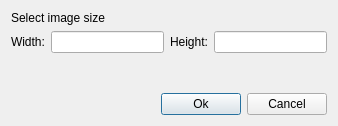
<ui version="4.0" >
 <class>ImageDialog</class>
 <widget class="QDialog" name="ImageDialog" >
  <property name="geometry" >
   <rect>
    <x>0</x>
    <y>0</y>
    <width>338</width>
    <height>126</height>
   </rect>
  </property>
  <property name="windowTitle" >
   <string>Set Image Size</string>
  </property>
  <layout class="QVBoxLayout" >
   <item>
    <layout class="QVBoxLayout" >
     <property name="spacing" >
      <number>6</number>
     </property>
     <property name="leftMargin" >
      <number>0</number>
     </property>
     <property name="topMargin" >
      <number>0</number>
     </property>
     <property name="rightMargin" >
      <number>0</number>
     </property>
     <property name="bottomMargin" >
      <number>0</number>
     </property>
     <item>
      <widget class="QLabel" name="label" >
       <property name="sizePolicy" >
        <sizepolicy vsizetype="Fixed" hsizetype="Fixed" >
         <horstretch>0</horstretch>
         <verstretch>0</verstretch>
        </sizepolicy>
       </property>
       <property name="text" >
        <string>Select image size</string>
       </property>
      </widget>
     </item>
     <item>
      <layout class="QHBoxLayout" >
       <property name="spacing" >
        <number>6</number>
       </property>
       <property name="leftMargin" >
        <number>0</number>
       </property>
       <property name="topMargin" >
        <number>0</number>
       </property>
       <property name="rightMargin" >
        <number>0</number>
       </property>
       <property name="bottomMargin" >
        <number>0</number>
       </property>
       <item>
        <widget class="QLabel" name="label_2" >
         <property name="text" >
          <string>Width:</string>
         </property>
        </widget>
       </item>
       <item>
        <widget class="QLineEdit" name="widthEdit" />
       </item>
       <item>
        <widget class="QLabel" name="label_3" >
         <property name="text" >
          <string>Height:</string>
         </property>
        </widget>
       </item>
       <item>
        <widget class="QLineEdit" name="heightEdit" />
       </item>
      </layout>
     </item>
    </layout>
   </item>
   <item>
    <spacer>
     <property name="orientation" >
      <enum>Qt::Vertical</enum>
     </property>
     <property name="sizeHint" >
      <size>
       <width>20</width>
       <height>40</height>
      </size>
     </property>
    </spacer>
   </item>
   <item>
    <layout class="QHBoxLayout" >
     <item>
      <spacer>
       <property name="orientation" >
        <enum>Qt::Horizontal</enum>
       </property>
       <property name="sizeHint" >
        <size>
         <width>141</width>
         <height>20</height>
        </size>
       </property>
      </spacer>
     </item>
     <item>
      <widget class="QPushButton" name="okButton" >
       <property name="text" >
        <string>Ok</string>
       </property>
      </widget>
     </item>
     <item>
      <widget class="QPushButton" name="cancelButton" >
       <property name="text" >
        <string>Cancel</string>
       </property>
       <property name="autoDefault" >
        <bool>false</bool>
       </property>
      </widget>
     </item>
    </layout>
   </item>
  </layout>
 </widget>
 <resources/>
 <connections>
  <connection>
   <sender>okButton</sender>
   <signal>clicked()</signal>
   <receiver>ImageDialog</receiver>
   <slot>accept()</slot>
   <hints>
    <hint type="sourcelabel" >
     <x>221</x>
     <y>69</y>
    </hint>
    <hint type="destinationlabel" >
     <x>304</x>
     <y>6</y>
    </hint>
   </hints>
  </connection>
  <connection>
   <sender>cancelButton</sender>
   <signal>clicked()</signal>
   <receiver>ImageDialog</receiver>
   <slot>reject()</slot>
   <hints>
    <hint type="sourcelabel" >
     <x>294</x>
     <y>78</y>
    </hint>
    <hint type="destinationlabel" >
     <x>160</x>
     <y>114</y>
    </hint>
   </hints>
  </connection>
 </connections>
</ui>
